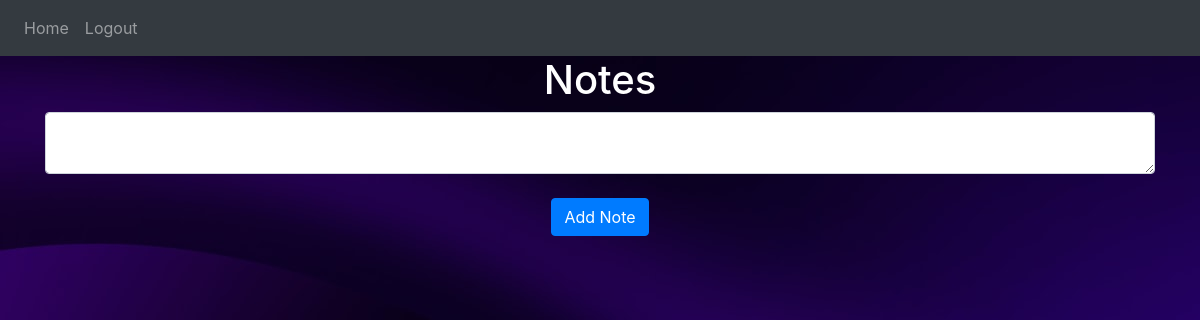
Page / (signed in) on the earlier database version.
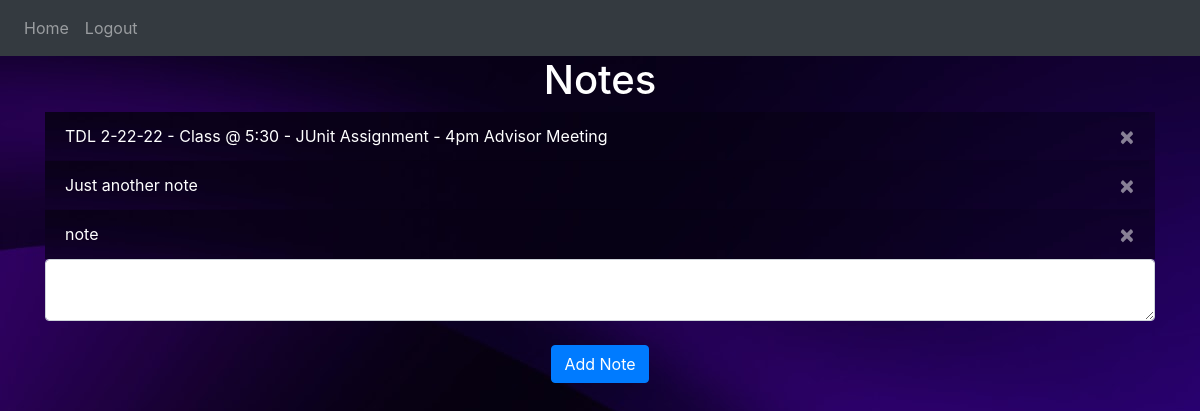
Same page on the later database version.
### website/models.py (models this page shows)
class Note(db.Model):
    id = db.Column(db.Integer, primary_key=True)
    data = db.Column(db.String(10000))
    date = db.Column(db.DateTime(timezone=True), default=func.now())
    user_id = db.Column(db.Integer, db.ForeignKey('user.id'))

### website/views.py (the view, shortened to what this page needs)
@views.route('/', methods=['GET', 'POST'])
@login_required
def home():
    return render_template("home.html", user=current_user)

### website/__init__.py (called while the page is built)
def create_app():
    app = Flask(__name__)
    app.config['SECRET_KEY'] = 'vnrownvowvq powngklvmzx'
    app.config['SQLALCHEMY_DATABASE_URI'] = f'sqlite:///{DB_NAME}'
    db.init_app(app)
    app.static_folder = 'static'
    from .views import views
    from .auth import auth
    app.register_blueprint(views, url_prefix="/")
    app.register_blueprint(auth, url_prefix="/")
    from .models import User, Note
    create_database(app)
    login_manager = LoginManager()
    login_manager.login_view = 'auth.login'
    login_manager.init_app(app)
    @login_manager.user_loader
    def load_user(id):
        return User.query.get(int(id))
    return app

### website/templates/home.html
{% extends "base.html" %} {% block title %}Home{% endblock %} {% block content
%}
<h1 align="center">Notes</h1>
<ul class="list-group list-group-flush" id="notes">
  {% for note in user.notes %}
  <li class="list-group-item" style="background-image: url(../static/background.jpg); no-repeat auto; color:white;">
    {{ note.data }}
    <button type="button" class="close" style= "color: white;" onClick="deleteNote({{ note.id }})">
      <span aria-hidden="true">&times;</span>
    </button>
  </li>
  {% endfor %}
</ul>
<form method="POST">
  <textarea name="note" id="note" class="form-control"></textarea>
  <br />
  <div align="center">
    <button type="submit" class="btn btn-primary">Add Note</button>
  </div>
</form>
{% endblock %}

### website/templates/base.html (shortened to what this page needs)
<!DOCTYPE html>
<html>
  <head>
    <link
      rel="stylesheet"
      href="https://stackpath.bootstrapcdn.com/bootstrap/4.4.1/css/bootstrap.min.css"
    />
    <link
      rel="stylesheet"
      href="https://stackpath.bootstrapcdn.com/font-awesome/4.7.0/css/font-awesome.min.css"
    />
  </head>
  <body style="background-image: url(../static/background.jpg); no-repeat auto ; color:white;">
    <nav class="navbar navbar-expand-lg navbar-dark bg-dark">
      <div class="collapse navbar-collapse" id="navbar">
        <div class="navbar-nav">
          {% if user.is_authenticated %}
          <a class="nav-item nav-link" id="home" href="/">Home</a>
          <a class="nav-item nav-link" id="logout" href="/logout">Logout</a>
          {% else %}
          <a class="nav-item nav-link" id="login" href="/login">Login</a>
          <a class="nav-item nav-link" id="signUp" href="/sign-up">Sign Up</a>
          {% endif %}
        </div>
      </div>
    </nav>
    <div class="container">{% block content %} {% endblock %}</div>
  </body>
</html>

Differences in the rows shown:
added Note: data "TDL 2-22-22 - Class @ 5:30 - JUnit Assignment - 4pm Advisor Meeting"
added Note: data "Just another note"
added Note: data "note"
